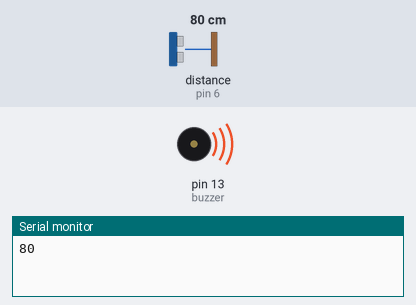
Simulated run of this sketch. Board: Arduino Uno, built with avr-gcc and run on an emulated ATmega328P. Shown: buzzer (waves = sounding), the last lines printed to the serial monitor. The inputs (shaded band) are chosen by the test bench; at power-on: distance to the obstacle (sensor on pin 6) 80 cm. The echo pulse lasts 58.3 µs per cm.

Above: at 1.1 s.
At 2.1 s:
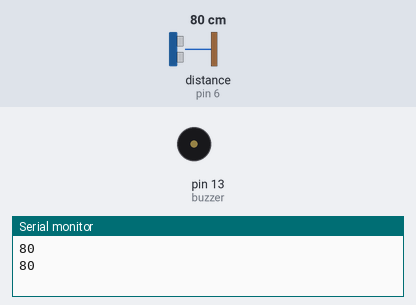
2.2 s: distance to the obstacle (sensor on pin 6) set to 2 cm
At 2.7 s:
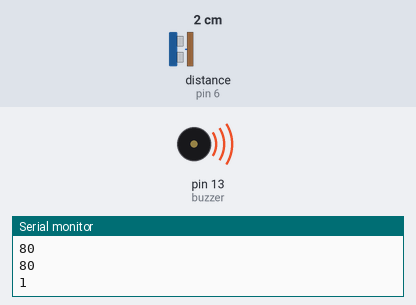
5.7 s: distance to the obstacle (sensor on pin 6) set to 60 cm
Timing chart, 0 to 15.2 s (numbered marks = the images above; inputs shaded):
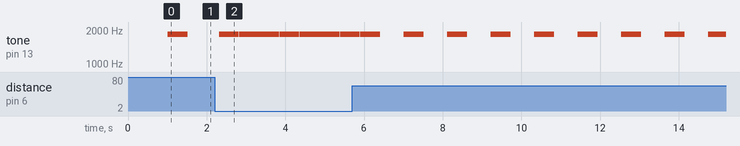

The sketch:

ALARMA.ino
```cpp
#define trig 7
#define eco 6
#define buzzer 13
int numTones = 10 ;
int tones [ ]= { 261,294,311,349, 370,392,415,440,466,494};

void setup() {
pinMode (trig,OUTPUT);
pinMode (eco, INPUT);
pinMode (buzzer, OUTPUT);
Serial.begin(9600);
}

void loop() {

long duration, distance ;
digitalWrite (trig, HIGH);
delay (2);
digitalWrite(trig, LOW);

duration = pulseIn (eco, HIGH);
distance = (duration/58.2 );
Serial.println(distance);
delay (200);
if (distance <= 150 && distance >=0){
 tone (buzzer, tones[350 - distance]);
  delay(distance*10); }
  else {
    noTone (buzzer); }
    if ( distance = 10) {
      tone (buzzer, tone [400]);
      delay (300);}
      else {
        noTone(buzzer);


}}
```

Measured:
- after the input at 2.2 s, tone on pin 13 (buzzer): alternates 1833 Hz for 0.50 s and silent for 0.01 s, starting after 0.63 s
